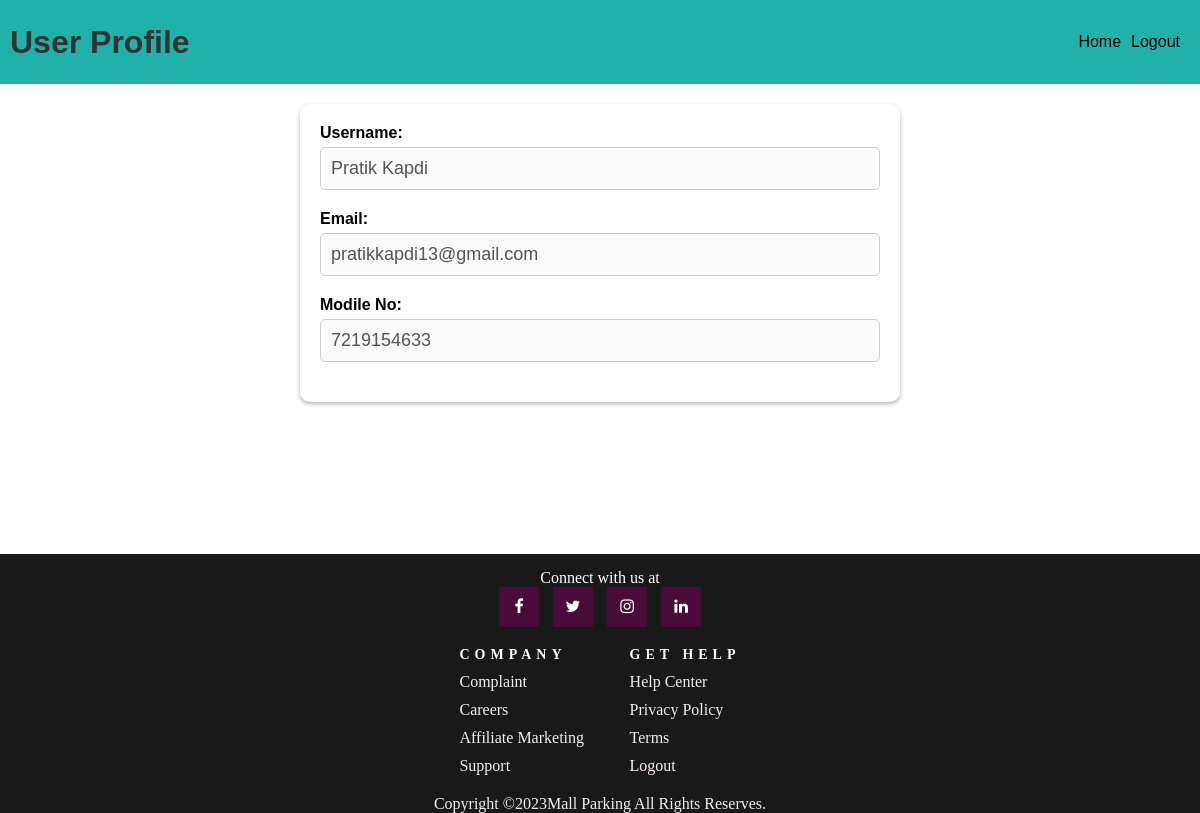
The page /profile.php (signed in) on the database its author committed.
### tables this page shows
CREATE TABLE `logindetails` (
  `user_id` int(11) NOT NULL,
  `user_name` varchar(255) NOT NULL,
  `user_pass` varchar(255) NOT NULL,
  `user_email` varchar(255) NOT NULL,
  `user_moblie` bigint(10) NOT NULL
);

### problemcss.php (called while the page is built)
<?php
$version=time();
?>

### profile.php (the view, shortened to what this page needs)
<?php
include('problemcss.php');
include('config.php');
?>
<!DOCTYPE html>
<html>
<head>
  <link rel="stylesheet" href="index.css?v=<?=$version?>" >
  <link href="https://cdnjs.cloudflare.com/ajax/libs/font-awesome/4.7.0/css/font-awesome.min.css" rel="stylesheet">
</head>
<body>
  <header>
    <h1>User Profile</h1>
    <nav>
      <a href="welcome.php">Home</a>
      <a href="logout.php">Logout</a>
    </nav>
  </header>
  <div class="size">
  <div class="container">
    <?php
    $email = $_SESSION["user_email"];
    $sql = "SELECT * FROM logindetails WHERE user_email='$email'";
    $result = mysqli_query($conn, $sql);
    if (mysqli_num_rows($result) == 1) {
      $row = mysqli_fetch_assoc($result);
      echo '<div class="form-group">';
      echo '<label>Username:</label>';
      echo '<input type="text" value="' . $row["user_name"] . '" disabled>';
      echo '</div>';
      echo '<div class="form-group">';
      echo '<label>Email:</label>';
      echo '<input type="email" value="' . $row["user_email"] . '" disabled>';
      echo '</div>';
      echo '<div class="form-group">';
      echo '<label>Modile No:</label>';
      echo '<input type="number" value="' . $row["user_moblie"] . '" disabled>';
      echo '</div>';
    }
    ?>
 </div>
  </div>
<footer>
      <div class="footer">
      <div class="footer1 ">
       <a class="connect"> Connect with us at</a>
        <div class="social-media">
            <ul class="social-icons">
              <li><a href="#"><i class="fa fa-facebook"></i></a></li>
              <li><a href="#"><i class="fa fa-twitter"></i></a></li>
              <li><a href="#"><i class="fa fa-instagram"></i></a></li>
              <li><a href="#"><i class="fa fa-linkedin"></i></a></li>
            </ul>
        </div>
      </div>
      <div class="footer2">
        <div class="Company">
          <div class="heading">Company</div>
          <div class="div">Complaint</div>
          <div class="div">Careers</div>
          <div class="div">Affiliate Marketing</div>
          <div class="div">Support</div>
        </div>
        <div class="Get Help">
          <div class="heading">Get Help</div>
          <div class="div">Help Center</div>
          <div class="div">Privacy Policy</div>
          <div class="div">Terms</div>
          <div class="div"><a href="logout.php">Logout</a></div>
      </div>
      </div>
      <div class="copy">
        Copyright &#169;2023Mall Parking All Rights Reserves.
      </div>
      </div>
    </footer>
</body>
</html>

### index.css (style rules this page uses)
* { margin: 0px; padding: 0px; box-sizing: border-box; }
nav { display: flex; justify-content: space-around; align-items: center; min-height: 8vh; background-color: #20b2aa; font-family: "Montserrat", sans-serif; }
.heading { color: white; text-transform: uppercase; letter-spacing: 5px; font-size: 20px; }
footer { display: flex; flex-direction: column; background-color: #1a1919; align-items: center; justify-content: space-between; color: #f4efef; font-family: 'Times New Roman', Times, serif; }
a { text-decoration: none; color: #fff2f2; }
.footer1 { display: flex; flex-direction: column; align-items: center; color: #181818; margin-top: 15px; }
.social-icons li { display: inline-block; margin-right: 10px; }
.social-icons li:last-child { margin-right: 0; }
.connect { color: #fff; }
.social-icons a { display: block; width: 40px; height: 40px; background-color: #490c3a; text-align: center; line-height: 40px; color: #fff; transition: background-color 0.3s ease-in-out; }
.footer2 { display: flex; width: 100%; justify-content: space-evenly; align-items: center; text-decoration: none; flex-wrap: wrap; color: #f4efef; }
.footer2 .heading { font-weight: 900; font-size: 14px; }
.footer2 div { margin: 10px; }

### profile.php (style rules this page uses)
body { font-family: Arial, sans-serif; background-color: #fff; }
header { background-color: #20b2aa; color: #000; padding: 10px; display: flex; justify-content: space-between; align-items: center; }
header a { color: #000; text-decoration: none; margin-right: 10px; }
.size { height: 450px; }
.container { margin: auto; width: 50%; border-radius: 10px; background-color: #fff; box-shadow: 0 2px 4px rgba(0, 0, 0, 0.3); padding: 20px; margin-top: 20px; }
h1 { text-align: center; color: #333; }
.form-group { margin-bottom: 20px; }
label { display: block; font-weight: bold; margin-bottom: 5px; }
input[type="text"], input[type="email"], input[type="number"] { width: 100%; padding: 10px; border-radius: 5px; border: 1px solid #ccc; font-size: 18px; }

### rows shown on the page
logindetails: user_name "Pratik Kapdi", user_email "pratikkapdi13@gmail.com", user_moblie "7219154633"
